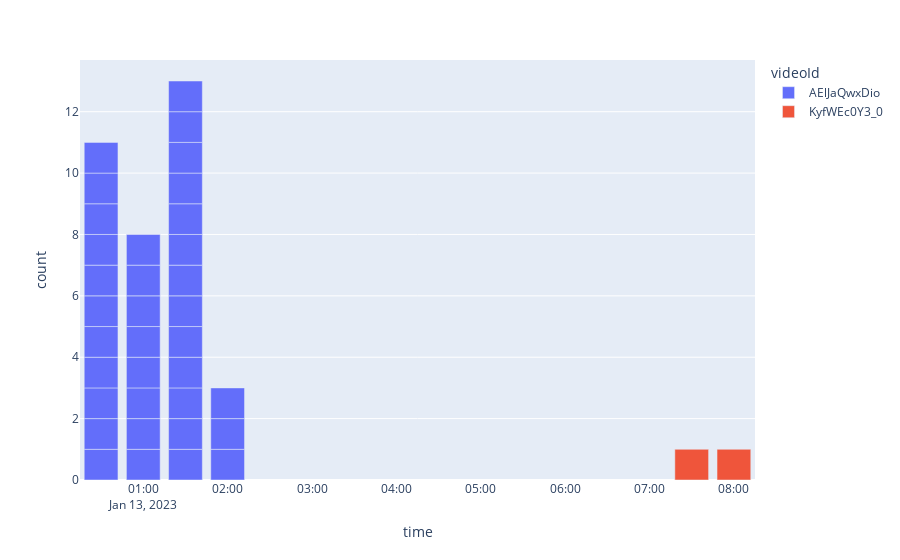
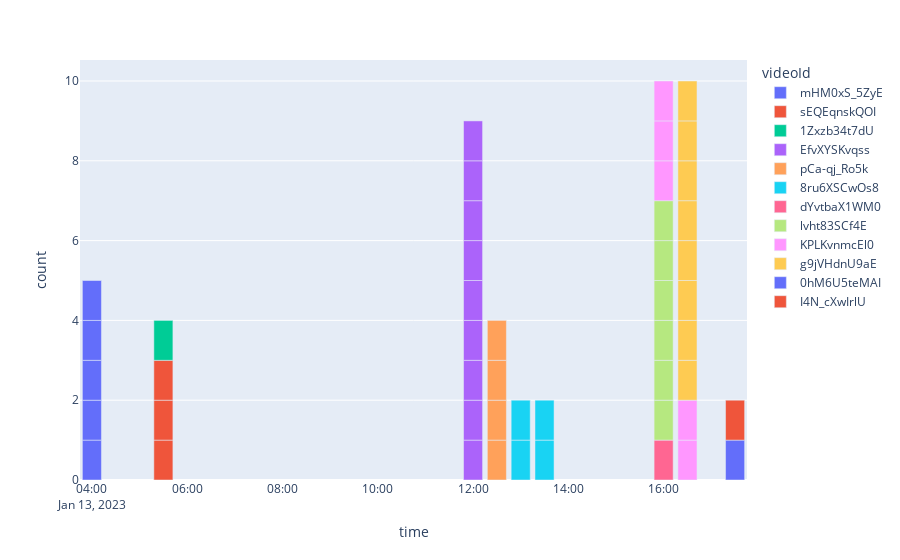
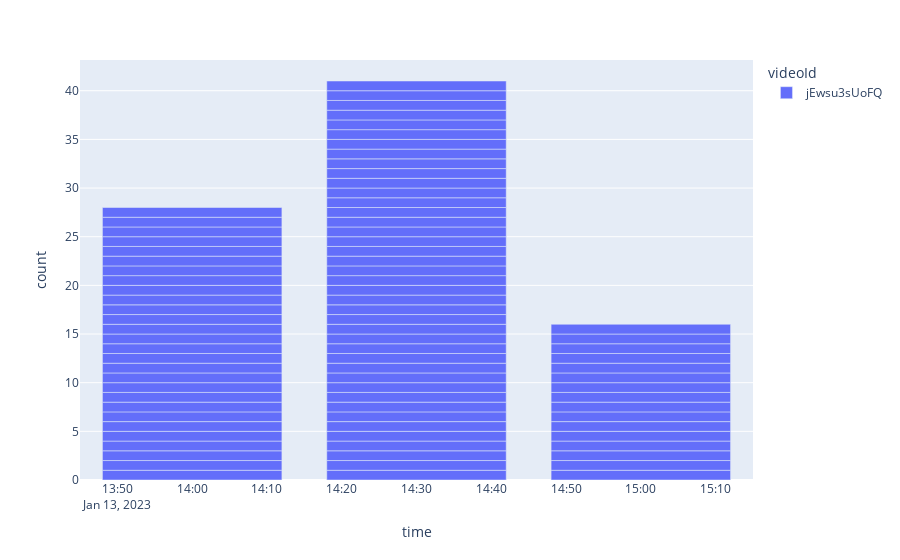

These figures' notebook cell, in order:
### Code cell
experiment_troll_detection(df)

### Figure 1 — Plotly figure (JSON) as saved in the notebook; plotly's stock layout.template omitted (floating-point values rounded to 4 significant figures; data arrays with more than 128 entries replaced by an {"elided": "..."} marker saying what was removed)
{"data": [{"alignmentgroup": "True", "customdata": {"elided": "35x6 mixed values"}, "hovertemplate": "videoId=AElJaQwxDio<br>time=%{x}<br>count=%{y}<br>summ=%{customdata[0]}<br>likeCount=%{customdata[1]}<br>channelName=%{customdata[2]}<br>publishedAt=%{customdata[3]}<br>authorDisplayName=%{customdata[4]}<br>authorChannelId=%{customdata[5]}<extra></extra>", "legendgroup": "AElJaQwxDio", "marker": {"color": "#636efa", "pattern": {"shape": ""}}, "name": "AElJaQwxDio", "offsetgroup": "AElJaQwxDio", "orientation": "v", "showlegend": true, "textposition": "auto", "type": "bar", "x": ["2023-01-13T00:30:00+00:00", "2023-01-13T00:30:00+00:00", "2023-01-13T00:30:00+00:00", "2023-01-13T00:30:00+00:00", "2023-01-13T00:30:00+00:00", "2023-01-13T00:30:00+00:00", "2023-01-13T00:30:00+00:00", "2023-01-13T00:30:00+00:00", "2023-01-13T00:30:00+00:00", "2023-01-13T00:30:00+00:00", "2023-01-13T00:30:00+00:00", "2023-01-13T01:00:00+00:00", "2023-01-13T01:00:00+00:00", "2023-01-13T01:00:00+00:00", "2023-01-13T01:00:00+00:00", "2023-01-13T01:00:00+00:00", "2023-01-13T01:00:00+00:00", "2023-01-13T01:00:00+00:00", "2023-01-13T01:00:00+00:00", "2023-01-13T01:30:00+00:00", "2023-01-13T01:30:00+00:00", "2023-01-13T01:30:00+00:00", "2023-01-13T01:30:00+00:00", "2023-01-13T01:30:00+00:00", "2023-01-13T01:30:00+00:00", "2023-01-13T01:30:00+00:00", "2023-01-13T01:30:00+00:00", "2023-01-13T01:30:00+00:00", "2023-01-13T01:30:00+00:00", "2023-01-13T01:30:00+00:00", "2023-01-13T01:30:00+00:00", "2023-01-13T01:30:00+00:00", "2023-01-13T02:00:00+00:00", "2023-01-13T02:00:00+00:00", "2023-01-13T02:00:00+00:00"], "xaxis": "x", "y": [1, 1, 1, 1, 1, 1, 1, 1, 1, 1, 1, 1, 1, 1, 1, 1, 1, 1, 1, 1, 1, 1, 1, 1, 1, 1, 1, 1, 1, 1, 1, 1, 1, 1, 1], "yaxis": "y"}, {"alignmentgroup": "True", "customdata": [["He would have been an ordinary Democrat...with all", 1, "CNN", "2023-01-13T07:56:51Z", "Let the deed shaw", "UCbTWpGXPkY_w5Sr9w4Hxp6A"], ["You voted for him thinking he fit the job descript", 0, "CNN", "2023-01-13T08:01:22Z", "Let the deed shaw", "UCbTWpGXPkY_w5Sr9w4Hxp6A"]], "hovertemplate": "videoId=KyfWEc0Y3_0<br>time=%{x}<br>count=%{y}<br>summ=%{customdata[0]}<br>likeCount=%{customdata[1]}<br>channelName=%{customdata[2]}<br>publishedAt=%{customdata[3]}<br>authorDisplayName=%{customdata[4]}<br>authorChannelId=%{customdata[5]}<extra></extra>", "legendgroup": "KyfWEc0Y3_0", "marker": {"color": "#EF553B", "pattern": {"shape": ""}}, "name": "KyfWEc0Y3_0", "offsetgroup": "KyfWEc0Y3_0", "orientation": "v", "showlegend": true, "textposition": "auto", "type": "bar", "x": ["2023-01-13T07:30:00+00:00", "2023-01-13T08:00:00+00:00"], "xaxis": "x", "y": [1, 1], "yaxis": "y"}], "layout": {"barmode": "relative", "legend": {"title": {"text": "videoId"}, "tracegroupgap": 0}, "margin": {"t": 60}, "xaxis": {"anchor": "y", "domain": [0, 1], "title": {"text": "time"}}, "yaxis": {"anchor": "x", "domain": [0, 1], "title": {"text": "count"}}}}

### Figure 2 — Plotly figure (JSON) as saved in the notebook; plotly's stock layout.template omitted (floating-point values rounded to 4 significant figures)
{"data": [{"alignmentgroup": "True", "customdata": [["Democrats = retail theft and violent crime in Amer", 0, "MSNBC", "2023-01-13T04:23:45Z", "Bill Rodriguez", "UCRsNO_x66qkkZcrydfx7lMw"], ["When the media tells you it's not something, it is", 3, "MSNBC", "2023-01-13T04:24:12Z", "Bill Rodriguez", "UCRsNO_x66qkkZcrydfx7lMw"], ["This has all the earmarks of Joe Biden communist d", 0, "MSNBC", "2023-01-13T04:24:19Z", "Bill Rodriguez", "UCRsNO_x66qkkZcrydfx7lMw"], ["Democrat nazi communists + defund the police = ris", 0, "MSNBC", "2023-01-13T04:24:48Z", "Bill Rodriguez", "UCRsNO_x66qkkZcrydfx7lMw"], ["Mouth FJB and BLM black supremist systemic racial ", 0, "MSNBC", "2023-01-13T04:26:46Z", "Bill Rodriguez", "UCRsNO_x66qkkZcrydfx7lMw"]], "hovertemplate": "videoId=mHM0xS_5ZyE<br>time=%{x}<br>count=%{y}<br>summ=%{customdata[0]}<br>likeCount=%{customdata[1]}<br>channelName=%{customdata[2]}<br>publishedAt=%{customdata[3]}<br>authorDisplayName=%{customdata[4]}<br>authorChannelId=%{customdata[5]}<extra></extra>", "legendgroup": "mHM0xS_5ZyE", "marker": {"color": "#636efa", "pattern": {"shape": ""}}, "name": "mHM0xS_5ZyE", "offsetgroup": "mHM0xS_5ZyE", "orientation": "v", "showlegend": true, "textposition": "auto", "type": "bar", "x": ["2023-01-13T04:00:00+00:00", "2023-01-13T04:00:00+00:00", "2023-01-13T04:00:00+00:00", "2023-01-13T04:00:00+00:00", "2023-01-13T04:00:00+00:00"], "xaxis": "x", "y": [1, 1, 1, 1, 1], "yaxis": "y"}, {"alignmentgroup": "True", "customdata": [["This has all the earmarks of Joe Biden communist d", 0, "MSNBC", "2023-01-13T05:43:10Z", "Bill Rodriguez", "UCRsNO_x66qkkZcrydfx7lMw"], ["FJB and ALL democrat nazi communists", 0, "MSNBC", "2023-01-13T05:43:22Z", "Bill Rodriguez", "UCRsNO_x66qkkZcrydfx7lMw"], ["Anyone who repeated Hillary's Russia lie is guilty", 0, "MSNBC", "2023-01-13T05:43:36Z", "Bill Rodriguez", "UCRsNO_x66qkkZcrydfx7lMw"]], "hovertemplate": "videoId=sEQEqnskQOI<br>time=%{x}<br>count=%{y}<br>summ=%{customdata[0]}<br>likeCount=%{customdata[1]}<br>channelName=%{customdata[2]}<br>publishedAt=%{customdata[3]}<br>authorDisplayName=%{customdata[4]}<br>authorChannelId=%{customdata[5]}<extra></extra>", "legendgroup": "sEQEqnskQOI", "marker": {"color": "#EF553B", "pattern": {"shape": ""}}, "name": "sEQEqnskQOI", "offsetgroup": "sEQEqnskQOI", "orientation": "v", "showlegend": true, "textposition": "auto", "type": "bar", "x": ["2023-01-13T05:30:00+00:00", "2023-01-13T05:30:00+00:00", "2023-01-13T05:30:00+00:00"], "xaxis": "x", "y": [1, 1, 1], "yaxis": "y"}, {"alignmentgroup": "True", "customdata": [["BLM = black supremist apartheid", 1, "MSNBC", "2023-01-13T05:44:51Z", "Bill Rodriguez", "UCRsNO_x66qkkZcrydfx7lMw"]], "hovertemplate": "videoId=1Zxzb34t7dU<br>time=%{x}<br>count=%{y}<br>summ=%{customdata[0]}<br>likeCount=%{customdata[1]}<br>channelName=%{customdata[2]}<br>publishedAt=%{customdata[3]}<br>authorDisplayName=%{customdata[4]}<br>authorChannelId=%{customdata[5]}<extra></extra>", "legendgroup": "1Zxzb34t7dU", "marker": {"color": "#00cc96", "pattern": {"shape": ""}}, "name": "1Zxzb34t7dU", "offsetgroup": "1Zxzb34t7dU", "orientation": "v", "showlegend": true, "textposition": "auto", "type": "bar", "x": ["2023-01-13T05:30:00+00:00"], "xaxis": "x", "y": [1], "yaxis": "y"}, {"alignmentgroup": "True", "customdata": [["This has all the earmarks of Joe Biden communist d", 3, "MSNBC", "2023-01-13T12:16:09Z", "Bill Rodriguez", "UCRsNO_x66qkkZcrydfx7lMw"], ["Anyone who repeated Hillary's Russia lie is guilty", 2, "MSNBC", "2023-01-13T12:16:17Z", "Bill Rodriguez", "UCRsNO_x66qkkZcrydfx7lMw"], ["FJB + democrat nazi communists = traitors to Ameri", 0, "MSNBC", "2023-01-13T12:16:43Z", "Bill Rodriguez", "UCRsNO_x66qkkZcrydfx7lMw"], ["FJB and BLM black supremist racists.", 0, "MSNBC", "2023-01-13T12:17:26Z", "Bill Rodriguez", "UCRsNO_x66qkkZcrydfx7lMw"], ["Jan 4 = Trump authorized 20,000 National Guard tro", 7, "MSNBC", "2023-01-13T12:17:37Z", "Bill Rodriguez", "UCRsNO_x66qkkZcrydfx7lMw"], ["Trump was right about Hunter Biden's laptop. Joe B", 1, "MSNBC", "2023-01-13T12:17:56Z", "Bill Rodriguez", "UCRsNO_x66qkkZcrydfx7lMw"], ["Jim, Joe, Hunter Biden crime family = CCP assets a", 1, "MSNBC", "2023-01-13T12:18:19Z", "Bill Rodriguez", "UCRsNO_x66qkkZcrydfx7lMw"], ["Chyna FJB = Wuhan Democrat plannedemic biowarfare.", 1, "MSNBC", "2023-01-13T12:18:49Z", "Bill Rodriguez", "UCRsNO_x66qkkZcrydfx7lMw"], ["Obama + FJB = WMD terrorists", 1, "MSNBC", "2023-01-13T12:19:12Z", "Bill Rodriguez", "UCRsNO_x66qkkZcrydfx7lMw"]], "hovertemplate": "videoId=EfvXYSKvqss<br>time=%{x}<br>count=%{y}<br>summ=%{customdata[0]}<br>likeCount=%{customdata[1]}<br>channelName=%{customdata[2]}<br>publishedAt=%{customdata[3]}<br>authorDisplayName=%{customdata[4]}<br>authorChannelId=%{customdata[5]}<extra></extra>", "legendgroup": "EfvXYSKvqss", "marker": {"color": "#ab63fa", "pattern": {"shape": ""}}, "name": "EfvXYSKvqss", "offsetgroup": "EfvXYSKvqss", "orientation": "v", "showlegend": true, "textposition": "auto", "type": "bar", "x": ["2023-01-13T12:00:00+00:00", "2023-01-13T12:00:00+00:00", "2023-01-13T12:00:00+00:00", "2023-01-13T12:00:00+00:00", "2023-01-13T12:00:00+00:00", "2023-01-13T12:00:00+00:00", "2023-01-13T12:00:00+00:00", "2023-01-13T12:00:00+00:00", "2023-01-13T12:00:00+00:00"], "xaxis": "x", "y": [1, 1, 1, 1, 1, 1, 1, 1, 1], "yaxis": "y"}, {"alignmentgroup": "True", "customdata": [["F--- Joe Biden and ALL democrat nazi communists.", 2, "MSNBC", "2023-01-13T12:37:54Z", "Bill Rodriguez", "UCRsNO_x66qkkZcrydfx7lMw"], ["Now that the Jan 6 \"Big Lie\" has been debunked.", 2, "MSNBC", "2023-01-13T12:38:03Z", "Bill Rodriguez", "UCRsNO_x66qkkZcrydfx7lMw"], ["This has all the earmarks of Joe Biden communist d", 2, "MSNBC", "2023-01-13T12:38:11Z", "Bill Rodriguez", "UCRsNO_x66qkkZcrydfx7lMw"], ["Anyone who repeated Hillary's Russia lie is guilty", 2, "MSNBC", "2023-01-13T12:38:18Z", "Bill Rodriguez", "UCRsNO_x66qkkZcrydfx7lMw"]], "hovertemplate": "videoId=pCa-qj_Ro5k<br>time=%{x}<br>count=%{y}<br>summ=%{customdata[0]}<br>likeCount=%{customdata[1]}<br>channelName=%{customdata[2]}<br>publishedAt=%{customdata[3]}<br>authorDisplayName=%{customdata[4]}<br>authorChannelId=%{customdata[5]}<extra></extra>", "legendgroup": "pCa-qj_Ro5k", "marker": {"color": "#FFA15A", "pattern": {"shape": ""}}, "name": "pCa-qj_Ro5k", "offsetgroup": "pCa-qj_Ro5k", "orientation": "v", "showlegend": true, "textposition": "auto", "type": "bar", "x": ["2023-01-13T12:30:00+00:00", "2023-01-13T12:30:00+00:00", "2023-01-13T12:30:00+00:00", "2023-01-13T12:30:00+00:00"], "xaxis": "x", "y": [1, 1, 1, 1], "yaxis": "y"}, {"alignmentgroup": "True", "customdata": [["Joy Reid = ANC black supremist racist.", 3, "MSNBC", "2023-01-13T13:26:56Z", "Bill Rodriguez", "UCRsNO_x66qkkZcrydfx7lMw"], ["FJB and BLM violent crime and terrorism in America", 3, "MSNBC", "2023-01-13T13:27:30Z", "Bill Rodriguez", "UCRsNO_x66qkkZcrydfx7lMw"], ["BLM = apartheid under new management", 3, "MSNBC", "2023-01-13T13:30:18Z", "Bill Rodriguez", "UCRsNO_x66qkkZcrydfx7lMw"], ["FJB and Kamala Harris in the mouth.", 3, "MSNBC", "2023-01-13T13:30:39Z", "Bill Rodriguez", "UCRsNO_x66qkkZcrydfx7lMw"]], "hovertemplate": "videoId=8ru6XSCwOs8<br>time=%{x}<br>count=%{y}<br>summ=%{customdata[0]}<br>likeCount=%{customdata[1]}<br>channelName=%{customdata[2]}<br>publishedAt=%{customdata[3]}<br>authorDisplayName=%{customdata[4]}<br>authorChannelId=%{customdata[5]}<extra></extra>", "legendgroup": "8ru6XSCwOs8", "marker": {"color": "#19d3f3", "pattern": {"shape": ""}}, "name": "8ru6XSCwOs8", "offsetgroup": "8ru6XSCwOs8", "orientation": "v", "showlegend": true, "textposition": "auto", "type": "bar", "x": ["2023-01-13T13:00:00+00:00", "2023-01-13T13:00:00+00:00", "2023-01-13T13:30:00+00:00", "2023-01-13T13:30:00+00:00"], "xaxis": "x", "y": [1, 1, 1, 1], "yaxis": "y"}, {"alignmentgroup": "True", "customdata": [["FJB + democrat nazi communists = super inflation i", 0, "MSNBC", "2023-01-13T16:10:56Z", "Bill Rodriguez", "UCRsNO_x66qkkZcrydfx7lMw"]], "hovertemplate": "videoId=dYvtbaX1WM0<br>time=%{x}<br>count=%{y}<br>summ=%{customdata[0]}<br>likeCount=%{customdata[1]}<br>channelName=%{customdata[2]}<br>publishedAt=%{customdata[3]}<br>authorDisplayName=%{customdata[4]}<br>authorChannelId=%{customdata[5]}<extra></extra>", "legendgroup": "dYvtbaX1WM0", "marker": {"color": "#FF6692", "pattern": {"shape": ""}}, "name": "dYvtbaX1WM0", "offsetgroup": "dYvtbaX1WM0", "orientation": "v", "showlegend": true, "textposition": "auto", "type": "bar", "x": ["2023-01-13T16:00:00+00:00"], "xaxis": "x", "y": [1], "yaxis": "y"}, {"alignmentgroup": "True", "customdata": [["FJB + democrat nazi communists = Vietnam War III", 0, "MSNBC", "2023-01-13T16:12:33Z", "Bill Rodriguez", "UCRsNO_x66qkkZcrydfx7lMw"], ["Bill Clinton = Russian asset and collusion.", 0, "MSNBC", "2023-01-13T16:15:38Z", "Bill Rodriguez", "UCRsNO_x66qkkZcrydfx7lMw"], ["Democrats + Clinton = 9/11", 0, "MSNBC", "2023-01-13T16:16:03Z", "Bill Rodriguez", "UCRsNO_x66qkkZcrydfx7lMw"], ["Bill Clinton was impeached by congress for lying t", 1, "MSNBC", "2023-01-13T16:16:16Z", "Bill Rodriguez", "UCRsNO_x66qkkZcrydfx7lMw"], ["Joe Biden dropped out of the 88 presidential race ", 0, "MSNBC", "2023-01-13T16:16:47Z", "Bill Rodriguez", "UCRsNO_x66qkkZcrydfx7lMw"], ["Anyone who repeated Hillary's Russia lie is guilty", 0, "MSNBC", "2023-01-13T16:17:02Z", "Bill Rodriguez", "UCRsNO_x66qkkZcrydfx7lMw"]], "hovertemplate": "videoId=lvht83SCf4E<br>time=%{x}<br>count=%{y}<br>summ=%{customdata[0]}<br>likeCount=%{customdata[1]}<br>channelName=%{customdata[2]}<br>publishedAt=%{customdata[3]}<br>authorDisplayName=%{customdata[4]}<br>authorChannelId=%{customdata[5]}<extra></extra>", "legendgroup": "lvht83SCf4E", "marker": {"color": "#B6E880", "pattern": {"shape": ""}}, "name": "lvht83SCf4E", "offsetgroup": "lvht83SCf4E", "orientation": "v", "showlegend": true, "textposition": "auto", "type": "bar", "x": ["2023-01-13T16:00:00+00:00", "2023-01-13T16:00:00+00:00", "2023-01-13T16:00:00+00:00", "2023-01-13T16:00:00+00:00", "2023-01-13T16:00:00+00:00", "2023-01-13T16:00:00+00:00"], "xaxis": "x", "y": [1, 1, 1, 1, 1, 1], "yaxis": "y"}, {"alignmentgroup": "True", "customdata": [["FJB + democrat nazi communists = CCP assets and co", 0, "MSNBC", "2023-01-13T16:27:08Z", "Bill Rodriguez", "UCRsNO_x66qkkZcrydfx7lMw"], ["Obama = 81 million presidential documents gone.", 0, "MSNBC", "2023-01-13T16:27:39Z", "Bill Rodriguez", "UCRsNO_x66qkkZcrydfx7lMw"], ["Obanana never published his presidential papers, l", 0, "MSNBC", "2023-01-13T16:29:26Z", "Bill Rodriguez", "UCRsNO_x66qkkZcrydfx7lMw"], ["Xhairman Bejing Bai Denh; selling strategic oil su", 0, "MSNBC", "2023-01-13T16:31:07Z", "Bill Rodriguez", "UCRsNO_x66qkkZcrydfx7lMw"], ["FJB and Kamala Harris in the mouth.", 0, "MSNBC", "2023-01-13T16:31:48Z", "Bill Rodriguez", "UCRsNO_x66qkkZcrydfx7lMw"]], "hovertemplate": "videoId=KPLKvnmcEl0<br>time=%{x}<br>count=%{y}<br>summ=%{customdata[0]}<br>likeCount=%{customdata[1]}<br>channelName=%{customdata[2]}<br>publishedAt=%{customdata[3]}<br>authorDisplayName=%{customdata[4]}<br>authorChannelId=%{customdata[5]}<extra></extra>", "legendgroup": "KPLKvnmcEl0", "marker": {"color": "#FF97FF", "pattern": {"shape": ""}}, "name": "KPLKvnmcEl0", "offsetgroup": "KPLKvnmcEl0", "orientation": "v", "showlegend": true, "textposition": "auto", "type": "bar", "x": ["2023-01-13T16:00:00+00:00", "2023-01-13T16:00:00+00:00", "2023-01-13T16:00:00+00:00", "2023-01-13T16:30:00+00:00", "2023-01-13T16:30:00+00:00"], "xaxis": "x", "y": [1, 1, 1, 1, 1], "yaxis": "y"}, {"alignmentgroup": "True", "customdata": [["Xhairman Bejing Bai Denh, communist dictator and r", 0, "MSNBC", "2023-01-13T16:38:47Z", "Bill Rodriguez", "UCRsNO_x66qkkZcrydfx7lMw"], ["Trump was right about Hunter Biden's laptop. Joe B", 1, "MSNBC", "2023-01-13T16:39:28Z", "Bill Rodriguez", "UCRsNO_x66qkkZcrydfx7lMw"], ["Penn Biden center = CCP assets and collusion", 1, "MSNBC", "2023-01-13T16:39:47Z", "Bill Rodriguez", "UCRsNO_x66qkkZcrydfx7lMw"], ["B. Hussein Obama, m-word brotherhood terrorist. Th", 1, "MSNBC", "2023-01-13T16:40:16Z", "Bill Rodriguez", "UCRsNO_x66qkkZcrydfx7lMw"], ["Democrats + CCP = Wuhan released biowarfare attack", 1, "MSNBC", "2023-01-13T16:40:51Z", "Bill Rodriguez", "UCRsNO_x66qkkZcrydfx7lMw"], ["Adam Schiff = Trump Russian collusion lie", 2, "MSNBC", "2023-01-13T16:42:12Z", "Bill Rodriguez", "UCRsNO_x66qkkZcrydfx7lMw"], ["Eric FartStench = shat himself", 0, "MSNBC", "2023-01-13T16:42:32Z", "Bill Rodriguez", "UCRsNO_x66qkkZcrydfx7lMw"], ["FJB and the Ukraine", 9, "MSNBC", "2023-01-13T16:48:19Z", "Bill Rodriguez", "UCRsNO_x66qkkZcrydfx7lMw"]], "hovertemplate": "videoId=g9jVHdnU9aE<br>time=%{x}<br>count=%{y}<br>summ=%{customdata[0]}<br>likeCount=%{customdata[1]}<br>channelName=%{customdata[2]}<br>publishedAt=%{customdata[3]}<br>authorDisplayName=%{customdata[4]}<br>authorChannelId=%{customdata[5]}<extra></extra>", "legendgroup": "g9jVHdnU9aE", "marker": {"color": "#FECB52", "pattern": {"shape": ""}}, "name": "g9jVHdnU9aE", "offsetgroup": "g9jVHdnU9aE", "orientation": "v", "showlegend": true, "textposition": "auto", "type": "bar", "x": ["2023-01-13T16:30:00+00:00", "2023-01-13T16:30:00+00:00", "2023-01-13T16:30:00+00:00", "2023-01-13T16:30:00+00:00", "2023-01-13T16:30:00+00:00", "2023-01-13T16:30:00+00:00", "2023-01-13T16:30:00+00:00", "2023-01-13T16:30:00+00:00"], "xaxis": "x", "y": [1, 1, 1, 1, 1, 1, 1, 1], "yaxis": "y"}, {"alignmentgroup": "True", "customdata": [["BLM anti white racial hate crimes = BLM war on whi", 0, "MSNBC", "2023-01-13T17:49:28Z", "Bill Rodriguez", "UCRsNO_x66qkkZcrydfx7lMw"]], "hovertemplate": "videoId=0hM6U5teMAI<br>time=%{x}<br>count=%{y}<br>summ=%{customdata[0]}<br>likeCount=%{customdata[1]}<br>channelName=%{customdata[2]}<br>publishedAt=%{customdata[3]}<br>authorDisplayName=%{customdata[4]}<br>authorChannelId=%{customdata[5]}<extra></extra>", "legendgroup": "0hM6U5teMAI", "marker": {"color": "#636efa", "pattern": {"shape": ""}}, "name": "0hM6U5teMAI", "offsetgroup": "0hM6U5teMAI", "orientation": "v", "showlegend": true, "textposition": "auto", "type": "bar", "x": ["2023-01-13T17:30:00+00:00"], "xaxis": "x", "y": [1], "yaxis": "y"}, {"alignmentgroup": "True", "customdata": [["FJB and ALL democrat nazi communists", 0, "MSNBC", "2023-01-13T17:49:49Z", "Bill Rodriguez", "UCRsNO_x66qkkZcrydfx7lMw"]], "hovertemplate": "videoId=I4N_cXwIrlU<br>time=%{x}<br>count=%{y}<br>summ=%{customdata[0]}<br>likeCount=%{customdata[1]}<br>channelName=%{customdata[2]}<br>publishedAt=%{customdata[3]}<br>authorDisplayName=%{customdata[4]}<br>authorChannelId=%{customdata[5]}<extra></extra>", "legendgroup": "I4N_cXwIrlU", "marker": {"color": "#EF553B", "pattern": {"shape": ""}}, "name": "I4N_cXwIrlU", "offsetgroup": "I4N_cXwIrlU", "orientation": "v", "showlegend": true, "textposition": "auto", "type": "bar", "x": ["2023-01-13T17:30:00+00:00"], "xaxis": "x", "y": [1], "yaxis": "y"}], "layout": {"barmode": "relative", "legend": {"title": {"text": "videoId"}, "tracegroupgap": 0}, "margin": {"t": 60}, "xaxis": {"anchor": "y", "domain": [0, 1], "title": {"text": "time"}}, "yaxis": {"anchor": "x", "domain": [0, 1], "title": {"text": "count"}}}}

### Figure 3 — Plotly figure (JSON) as saved in the notebook; plotly's stock layout.template omitted (floating-point values rounded to 4 significant figures; data arrays with more than 128 entries replaced by an {"elided": "..."} marker saying what was removed)
{"data": [{"alignmentgroup": "True", "customdata": {"elided": "85x6 mixed values"}, "hovertemplate": "videoId=jEwsu3sUoFQ<br>time=%{x}<br>count=%{y}<br>summ=%{customdata[0]}<br>likeCount=%{customdata[1]}<br>channelName=%{customdata[2]}<br>publishedAt=%{customdata[3]}<br>authorDisplayName=%{customdata[4]}<br>authorChannelId=%{customdata[5]}<extra></extra>", "legendgroup": "jEwsu3sUoFQ", "marker": {"color": "#636efa", "pattern": {"shape": ""}}, "name": "jEwsu3sUoFQ", "offsetgroup": "jEwsu3sUoFQ", "orientation": "v", "showlegend": true, "textposition": "auto", "type": "bar", "x": ["2023-01-13T14:00:00+00:00", "2023-01-13T14:00:00+00:00", "2023-01-13T14:00:00+00:00", "2023-01-13T14:00:00+00:00", "2023-01-13T14:00:00+00:00", "2023-01-13T14:00:00+00:00", "2023-01-13T14:00:00+00:00", "2023-01-13T14:00:00+00:00", "2023-01-13T14:00:00+00:00", "2023-01-13T14:00:00+00:00", "2023-01-13T14:00:00+00:00", "2023-01-13T14:00:00+00:00", "2023-01-13T14:00:00+00:00", "2023-01-13T14:00:00+00:00", "2023-01-13T14:00:00+00:00", "2023-01-13T14:00:00+00:00", "2023-01-13T14:00:00+00:00", "2023-01-13T14:00:00+00:00", "2023-01-13T14:00:00+00:00", "2023-01-13T14:00:00+00:00", "2023-01-13T14:00:00+00:00", "2023-01-13T14:00:00+00:00", "2023-01-13T14:00:00+00:00", "2023-01-13T14:00:00+00:00", "2023-01-13T14:00:00+00:00", "2023-01-13T14:00:00+00:00", "2023-01-13T14:00:00+00:00", "2023-01-13T14:00:00+00:00", "2023-01-13T14:30:00+00:00", "2023-01-13T14:30:00+00:00", "2023-01-13T14:30:00+00:00", "2023-01-13T14:30:00+00:00", "2023-01-13T14:30:00+00:00", "2023-01-13T14:30:00+00:00", "2023-01-13T14:30:00+00:00", "2023-01-13T14:30:00+00:00", "2023-01-13T14:30:00+00:00", "2023-01-13T14:30:00+00:00", "2023-01-13T14:30:00+00:00", "2023-01-13T14:30:00+00:00", "2023-01-13T14:30:00+00:00", "2023-01-13T14:30:00+00:00", "2023-01-13T14:30:00+00:00", "2023-01-13T14:30:00+00:00", "2023-01-13T14:30:00+00:00", "2023-01-13T14:30:00+00:00", "2023-01-13T14:30:00+00:00", "2023-01-13T14:30:00+00:00", "2023-01-13T14:30:00+00:00", "2023-01-13T14:30:00+00:00", "2023-01-13T14:30:00+00:00", "2023-01-13T14:30:00+00:00", "2023-01-13T14:30:00+00:00", "2023-01-13T14:30:00+00:00", "2023-01-13T14:30:00+00:00", "2023-01-13T14:30:00+00:00", "2023-01-13T14:30:00+00:00", "2023-01-13T14:30:00+00:00", "2023-01-13T14:30:00+00:00", "2023-01-13T14:30:00+00:00", "2023-01-13T14:30:00+00:00", "2023-01-13T14:30:00+00:00", "2023-01-13T14:30:00+00:00", "2023-01-13T14:30:00+00:00", "2023-01-13T14:30:00+00:00", "2023-01-13T14:30:00+00:00", "2023-01-13T14:30:00+00:00", "2023-01-13T14:30:00+00:00", "2023-01-13T14:30:00+00:00", "2023-01-13T15:00:00+00:00", "2023-01-13T15:00:00+00:00", "2023-01-13T15:00:00+00:00", "2023-01-13T15:00:00+00:00", "2023-01-13T15:00:00+00:00", "2023-01-13T15:00:00+00:00", "2023-01-13T15:00:00+00:00", "2023-01-13T15:00:00+00:00", "2023-01-13T15:00:00+00:00", "2023-01-13T15:00:00+00:00", "2023-01-13T15:00:00+00:00", "2023-01-13T15:00:00+00:00", "2023-01-13T15:00:00+00:00", "2023-01-13T15:00:00+00:00", "2023-01-13T15:00:00+00:00", "2023-01-13T15:00:00+00:00"], "xaxis": "x", "y": [1, 1, 1, 1, 1, 1, 1, 1, 1, 1, 1, 1, 1, 1, 1, 1, 1, 1, 1, 1, 1, 1, 1, 1, 1, 1, 1, 1, 1, 1, 1, 1, 1, 1, 1, 1, 1, 1, 1, 1, 1, 1, 1, 1, 1, 1, 1, 1, 1, 1, 1, 1, 1, 1, 1, 1, 1, 1, 1, 1, 1, 1, 1, 1, 1, 1, 1, 1, 1, 1, 1, 1, 1, 1, 1, 1, 1, 1, 1, 1, 1, 1, 1, 1, 1], "yaxis": "y"}], "layout": {"barmode": "relative", "legend": {"title": {"text": "videoId"}, "tracegroupgap": 0}, "margin": {"t": 60}, "xaxis": {"anchor": "y", "domain": [0, 1], "title": {"text": "time"}}, "yaxis": {"anchor": "x", "domain": [0, 1], "title": {"text": "count"}}}}
